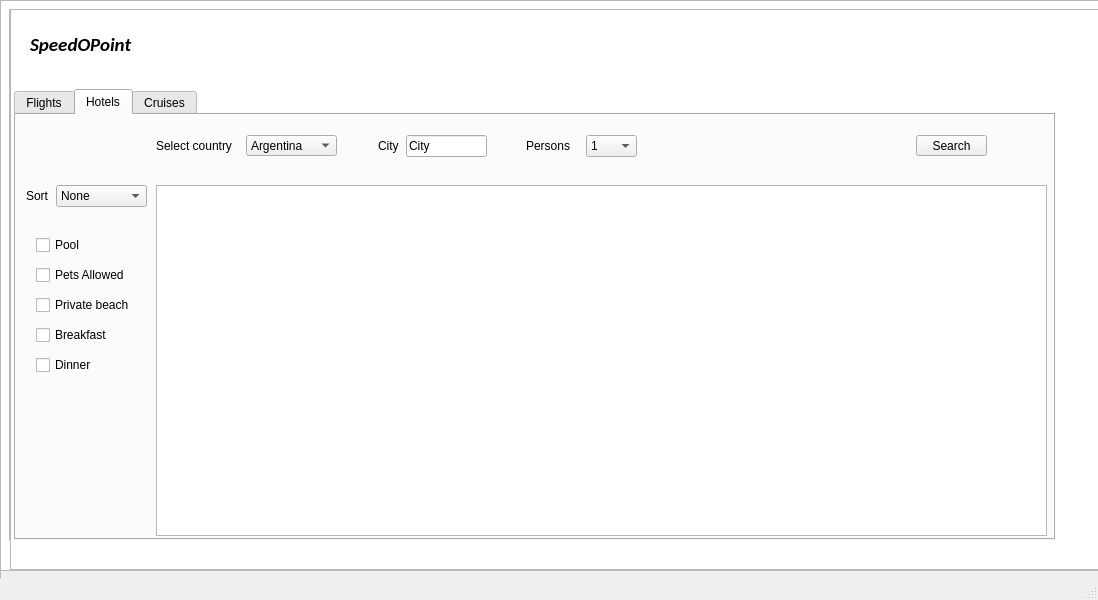
<?xml version="1.0" encoding="UTF-8"?>
<ui version="4.0">
 <class>MainWindow</class>
 <widget class="QMainWindow" name="MainWindow">
  <property name="geometry">
   <rect>
    <x>0</x>
    <y>0</y>
    <width>1098</width>
    <height>600</height>
   </rect>
  </property>
  <property name="windowTitle">
   <string>MainWindow</string>
  </property>
  <widget class="QWidget" name="centralwidget">
   <widget class="QFrame" name="LoginScreen">
    <property name="geometry">
     <rect>
      <x>0</x>
      <y>0</y>
      <width>1101</width>
      <height>571</height>
     </rect>
    </property>
    <property name="frameShape">
     <enum>QFrame::NoFrame</enum>
    </property>
    <property name="frameShadow">
     <enum>QFrame::Raised</enum>
    </property>
    <property name="lineWidth">
     <number>0</number>
    </property>
    <widget class="QGraphicsView" name="LoginBackground">
     <property name="geometry">
      <rect>
       <x>0</x>
       <y>0</y>
       <width>1101</width>
       <height>571</height>
      </rect>
     </property>
    </widget>
    <widget class="QFrame" name="LoginFrame">
     <property name="enabled">
      <bool>true</bool>
     </property>
     <property name="geometry">
      <rect>
       <x>330</x>
       <y>170</y>
       <width>391</width>
       <height>271</height>
      </rect>
     </property>
     <property name="frameShape">
      <enum>QFrame::NoFrame</enum>
     </property>
     <property name="frameShadow">
      <enum>QFrame::Raised</enum>
     </property>
     <widget class="QWidget" name="verticalLayoutWidget">
      <property name="geometry">
       <rect>
        <x>50</x>
        <y>20</y>
        <width>291</width>
        <height>215</height>
       </rect>
      </property>
      <layout class="QVBoxLayout" name="verticalLayout">
       <item>
        <widget class="QLabel" name="loginLabel">
         <property name="font">
          <font>
           <weight>75</weight>
           <bold>true</bold>
          </font>
         </property>
         <property name="layoutDirection">
          <enum>Qt::LeftToRight</enum>
         </property>
         <property name="text">
          <string>Login</string>
         </property>
         <property name="alignment">
          <set>Qt::AlignCenter</set>
         </property>
        </widget>
       </item>
       <item>
        <widget class="QLabel" name="emailLabel_2">
         <property name="text">
          <string>Email</string>
         </property>
        </widget>
       </item>
       <item>
        <widget class="QLineEdit" name="EmailEntryLogin"/>
       </item>
       <item>
        <widget class="QLabel" name="PassLabel_2">
         <property name="text">
          <string>Password</string>
         </property>
        </widget>
       </item>
       <item>
        <widget class="QLineEdit" name="PasswordEntryLogin"/>
       </item>
       <item>
        <widget class="QPushButton" name="LoginButton">
         <property name="text">
          <string>Login</string>
         </property>
        </widget>
       </item>
       <item>
        <widget class="QPushButton" name="LoginSwitch">
         <property name="text">
          <string>New here? Sign Up</string>
         </property>
        </widget>
       </item>
       <item>
        <widget class="QLabel" name="loginFail">
         <property name="text">
          <string>Login failed. Please try again.</string>
         </property>
        </widget>
       </item>
      </layout>
     </widget>
    </widget>
    <widget class="QFrame" name="SignUpFrame">
     <property name="enabled">
      <bool>true</bool>
     </property>
     <property name="geometry">
      <rect>
       <x>330</x>
       <y>170</y>
       <width>391</width>
       <height>311</height>
      </rect>
     </property>
     <property name="frameShape">
      <enum>QFrame::NoFrame</enum>
     </property>
     <property name="frameShadow">
      <enum>QFrame::Raised</enum>
     </property>
     <widget class="QWidget" name="verticalLayoutWidget_3">
      <property name="geometry">
       <rect>
        <x>50</x>
        <y>20</y>
        <width>291</width>
        <height>267</height>
       </rect>
      </property>
      <layout class="QVBoxLayout" name="verticalLayout_3">
       <item>
        <widget class="QLabel" name="Signuplabel">
         <property name="font">
          <font>
           <weight>75</weight>
           <bold>true</bold>
          </font>
         </property>
         <property name="layoutDirection">
          <enum>Qt::LeftToRight</enum>
         </property>
         <property name="text">
          <string>Sign Up</string>
         </property>
         <property name="alignment">
          <set>Qt::AlignCenter</set>
         </property>
        </widget>
       </item>
       <item>
        <widget class="QLabel" name="UsernameLabel">
         <property name="text">
          <string>Username</string>
         </property>
        </widget>
       </item>
       <item>
        <widget class="QLineEdit" name="UsernameEntry"/>
       </item>
       <item>
        <widget class="QLabel" name="emailLabel">
         <property name="text">
          <string>Email</string>
         </property>
        </widget>
       </item>
       <item>
        <widget class="QLineEdit" name="EmailEntry"/>
       </item>
       <item>
        <widget class="QLabel" name="PassLabel">
         <property name="text">
          <string>Password</string>
         </property>
        </widget>
       </item>
       <item>
        <widget class="QLineEdit" name="PasswordEntry"/>
       </item>
       <item>
        <widget class="QPushButton" name="SignupButton">
         <property name="text">
          <string>Sign Up</string>
         </property>
        </widget>
       </item>
       <item>
        <widget class="QPushButton" name="SignupSwitch">
         <property name="text">
          <string>Already have an account? Login</string>
         </property>
        </widget>
       </item>
      </layout>
     </widget>
    </widget>
    <zorder>SignUpFrame</zorder>
    <zorder>LoginBackground</zorder>
    <zorder>LoginFrame</zorder>
   </widget>
   <widget class="QFrame" name="Listings">
    <property name="geometry">
     <rect>
      <x>0</x>
      <y>-1</y>
      <width>1101</width>
      <height>581</height>
     </rect>
    </property>
    <property name="frameShape">
     <enum>QFrame::StyledPanel</enum>
    </property>
    <property name="frameShadow">
     <enum>QFrame::Raised</enum>
    </property>
    <widget class="QGraphicsView" name="ProgramBackground">
     <property name="geometry">
      <rect>
       <x>10</x>
       <y>10</y>
       <width>1091</width>
       <height>561</height>
      </rect>
     </property>
    </widget>
    <widget class="QLabel" name="Speedopointtxt">
     <property name="geometry">
      <rect>
       <x>30</x>
       <y>20</y>
       <width>161</width>
       <height>51</height>
      </rect>
     </property>
     <property name="font">
      <font>
       <family>Calibri</family>
       <pointsize>14</pointsize>
       <weight>75</weight>
       <italic>true</italic>
       <bold>true</bold>
      </font>
     </property>
     <property name="text">
      <string>SpeedOPoint</string>
     </property>
    </widget>
    <widget class="QTabWidget" name="Tabs">
     <property name="geometry">
      <rect>
       <x>14</x>
       <y>90</y>
       <width>1041</width>
       <height>451</height>
      </rect>
     </property>
     <property name="currentIndex">
      <number>1</number>
     </property>
     <widget class="QWidget" name="Flights">
      <attribute name="title">
       <string>Flights</string>
      </attribute>
      <widget class="QLabel" name="fromtext">
       <property name="geometry">
        <rect>
         <x>40</x>
         <y>20</y>
         <width>141</width>
         <height>31</height>
        </rect>
       </property>
       <property name="font">
        <font>
         <pointsize>12</pointsize>
        </font>
       </property>
       <property name="text">
        <string>Fly From</string>
       </property>
      </widget>
      <widget class="QComboBox" name="FlighFrom">
       <property name="geometry">
        <rect>
         <x>150</x>
         <y>20</y>
         <width>131</width>
         <height>31</height>
        </rect>
       </property>
       <item>
        <property name="text">
         <string>Argentina</string>
        </property>
       </item>
       <item>
        <property name="text">
         <string>Niger</string>
        </property>
       </item>
       <item>
        <property name="text">
         <string>Palestine</string>
        </property>
       </item>
       <item>
        <property name="text">
         <string>Japan</string>
        </property>
       </item>
       <item>
        <property name="text">
         <string>Austria</string>
        </property>
       </item>
       <item>
        <property name="text">
         <string>Bahamas</string>
        </property>
       </item>
       <item>
        <property name="text">
         <string>Bahrain</string>
        </property>
       </item>
       <item>
        <property name="text">
         <string>Belgium</string>
        </property>
       </item>
       <item>
        <property name="text">
         <string>Bolivia</string>
        </property>
       </item>
       <item>
        <property name="text">
         <string>Brazil</string>
        </property>
       </item>
       <item>
        <property name="text">
         <string>Canada</string>
        </property>
       </item>
       <item>
        <property name="text">
         <string>Chile</string>
        </property>
       </item>
       <item>
        <property name="text">
         <string>Costa Rica</string>
        </property>
       </item>
       <item>
        <property name="text">
         <string>Egypt</string>
        </property>
       </item>
       <item>
        <property name="text">
         <string>Estonia</string>
        </property>
       </item>
       <item>
        <property name="text">
         <string>Finland</string>
        </property>
       </item>
       <item>
        <property name="text">
         <string>France</string>
        </property>
       </item>
       <item>
        <property name="text">
         <string>Greece</string>
        </property>
       </item>
       <item>
        <property name="text">
         <string>Italy</string>
        </property>
       </item>
       <item>
        <property name="text">
         <string>Germany</string>
        </property>
       </item>
      </widget>
      <widget class="QComboBox" name="FlightTo">
       <property name="geometry">
        <rect>
         <x>510</x>
         <y>20</y>
         <width>101</width>
         <height>31</height>
        </rect>
       </property>
       <item>
        <property name="text">
         <string>Austria</string>
        </property>
       </item>
       <item>
        <property name="text">
         <string>Bahamas</string>
        </property>
       </item>
       <item>
        <property name="text">
         <string>Argentina</string>
        </property>
       </item>
       <item>
        <property name="text">
         <string>Bahrain</string>
        </property>
       </item>
       <item>
        <property name="text">
         <string>Belgium</string>
        </property>
       </item>
       <item>
        <property name="text">
         <string>Bolivia</string>
        </property>
       </item>
       <item>
        <property name="text">
         <string>Brazil</string>
        </property>
       </item>
       <item>
        <property name="text">
         <string>Canada</string>
        </property>
       </item>
       <item>
        <property name="text">
         <string>Chile</string>
        </property>
       </item>
       <item>
        <property name="text">
         <string>Costa Rica</string>
        </property>
       </item>
       <item>
        <property name="text">
         <string>Egypt</string>
        </property>
       </item>
       <item>
        <property name="text">
         <string>Estonia</string>
        </property>
       </item>
       <item>
        <property name="text">
         <string>Finland</string>
        </property>
       </item>
       <item>
        <property name="text">
         <string>France</string>
        </property>
       </item>
       <item>
        <property name="text">
         <string>Germany</string>
        </property>
       </item>
       <item>
        <property name="text">
         <string>Greece</string>
        </property>
       </item>
       <item>
        <property name="text">
         <string>Italy</string>
        </property>
       </item>
       <item>
        <property name="text">
         <string>Japan</string>
        </property>
       </item>
       <item>
        <property name="text">
         <string>Niger</string>
        </property>
       </item>
       <item>
        <property name="text">
         <string>Palestine</string>
        </property>
       </item>
      </widget>
      <widget class="QLabel" name="totext">
       <property name="geometry">
        <rect>
         <x>460</x>
         <y>20</y>
         <width>71</width>
         <height>31</height>
        </rect>
       </property>
       <property name="font">
        <font>
         <pointsize>11</pointsize>
        </font>
       </property>
       <property name="text">
        <string>To</string>
       </property>
      </widget>
      <widget class="QCheckBox" name="TwoWay">
       <property name="geometry">
        <rect>
         <x>740</x>
         <y>20</y>
         <width>111</width>
         <height>31</height>
        </rect>
       </property>
       <property name="text">
        <string>Two-way flight</string>
       </property>
      </widget>
      <widget class="QPushButton" name="SearchFlights">
       <property name="geometry">
        <rect>
         <x>900</x>
         <y>20</y>
         <width>93</width>
         <height>31</height>
        </rect>
       </property>
       <property name="text">
        <string>Find</string>
       </property>
      </widget>
      <widget class="QListWidget" name="FlightListings">
       <property name="geometry">
        <rect>
         <x>170</x>
         <y>80</y>
         <width>851</width>
         <height>341</height>
        </rect>
       </property>
      </widget>
      <widget class="QLabel" name="sorttext">
       <property name="geometry">
        <rect>
         <x>20</x>
         <y>80</y>
         <width>55</width>
         <height>16</height>
        </rect>
       </property>
       <property name="text">
        <string>Sort by:</string>
       </property>
      </widget>
      <widget class="QComboBox" name="SortBy">
       <property name="geometry">
        <rect>
         <x>70</x>
         <y>80</y>
         <width>81</width>
         <height>22</height>
        </rect>
       </property>
       <item>
        <property name="text">
         <string>None</string>
        </property>
       </item>
       <item>
        <property name="text">
         <string>Price</string>
        </property>
       </item>
       <item>
        <property name="text">
         <string>Rating</string>
        </property>
       </item>
       <item>
        <property name="text">
         <string>Distance</string>
        </property>
       </item>
      </widget>
      <widget class="QComboBox" name="FromCitySelect">
       <property name="geometry">
        <rect>
         <x>310</x>
         <y>20</y>
         <width>101</width>
         <height>31</height>
        </rect>
       </property>
      </widget>
      <widget class="QComboBox" name="ToCitySelect">
       <property name="geometry">
        <rect>
         <x>630</x>
         <y>20</y>
         <width>91</width>
         <height>31</height>
        </rect>
       </property>
      </widget>
     </widget>
     <widget class="QWidget" name="Hotels">
      <attribute name="title">
       <string>Hotels</string>
      </attribute>
      <widget class="QListWidget" name="HotelListings">
       <property name="geometry">
        <rect>
         <x>140</x>
         <y>70</y>
         <width>891</width>
         <height>351</height>
        </rect>
       </property>
      </widget>
      <widget class="QLabel" name="label_5">
       <property name="geometry">
        <rect>
         <x>140</x>
         <y>20</y>
         <width>91</width>
         <height>21</height>
        </rect>
       </property>
       <property name="text">
        <string>Select country</string>
       </property>
      </widget>
      <widget class="QComboBox" name="HotelCountry">
       <property name="geometry">
        <rect>
         <x>230</x>
         <y>20</y>
         <width>91</width>
         <height>21</height>
        </rect>
       </property>
       <item>
        <property name="text">
         <string>Argentina</string>
        </property>
       </item>
       <item>
        <property name="text">
         <string>Austria</string>
        </property>
       </item>
       <item>
        <property name="text">
         <string>Bahamas</string>
        </property>
       </item>
       <item>
        <property name="text">
         <string>Bahrain</string>
        </property>
       </item>
       <item>
        <property name="text">
         <string>Belgium</string>
        </property>
       </item>
       <item>
        <property name="text">
         <string>Bolivia</string>
        </property>
       </item>
       <item>
        <property name="text">
         <string>Brazil</string>
        </property>
       </item>
       <item>
        <property name="text">
         <string>Canada</string>
        </property>
       </item>
       <item>
        <property name="text">
         <string>Chile</string>
        </property>
       </item>
       <item>
        <property name="text">
         <string>Costa Rica</string>
        </property>
       </item>
       <item>
        <property name="text">
         <string>Egypt</string>
        </property>
       </item>
       <item>
        <property name="text">
         <string>Estonia</string>
        </property>
       </item>
       <item>
        <property name="text">
         <string>Finland</string>
        </property>
       </item>
       <item>
        <property name="text">
         <string>France</string>
        </property>
       </item>
       <item>
        <property name="text">
         <string>Germany </string>
        </property>
       </item>
       <item>
        <property name="text">
         <string>Greece</string>
        </property>
       </item>
       <item>
        <property name="text">
         <string>Italy</string>
        </property>
       </item>
       <item>
        <property name="text">
         <string>Japan</string>
        </property>
       </item>
       <item>
        <property name="text">
         <string>Niger</string>
        </property>
       </item>
       <item>
        <property name="text">
         <string>Palestine</string>
        </property>
       </item>
      </widget>
      <widget class="QLineEdit" name="CityInput">
       <property name="geometry">
        <rect>
         <x>390</x>
         <y>20</y>
         <width>81</width>
         <height>22</height>
        </rect>
       </property>
       <property name="text">
        <string>City</string>
       </property>
      </widget>
      <widget class="QLabel" name="label_6">
       <property name="geometry">
        <rect>
         <x>362</x>
         <y>20</y>
         <width>31</width>
         <height>21</height>
        </rect>
       </property>
       <property name="text">
        <string>City</string>
       </property>
      </widget>
      <widget class="QPushButton" name="SearchHotel">
       <property name="geometry">
        <rect>
         <x>900</x>
         <y>20</y>
         <width>71</width>
         <height>21</height>
        </rect>
       </property>
       <property name="text">
        <string>Search</string>
       </property>
      </widget>
      <widget class="QComboBox" name="personsNum">
       <property name="geometry">
        <rect>
         <x>570</x>
         <y>20</y>
         <width>51</width>
         <height>22</height>
        </rect>
       </property>
       <item>
        <property name="text">
         <string>1</string>
        </property>
       </item>
       <item>
        <property name="text">
         <string>2</string>
        </property>
       </item>
       <item>
        <property name="text">
         <string>3</string>
        </property>
       </item>
       <item>
        <property name="text">
         <string>4</string>
        </property>
       </item>
       <item>
        <property name="text">
         <string>5</string>
        </property>
       </item>
       <item>
        <property name="text">
         <string>6</string>
        </property>
       </item>
      </widget>
      <widget class="QLabel" name="label_7">
       <property name="geometry">
        <rect>
         <x>510</x>
         <y>20</y>
         <width>55</width>
         <height>21</height>
        </rect>
       </property>
       <property name="text">
        <string>Persons</string>
       </property>
      </widget>
      <widget class="QLabel" name="label_8">
       <property name="geometry">
        <rect>
         <x>10</x>
         <y>70</y>
         <width>41</width>
         <height>21</height>
        </rect>
       </property>
       <property name="text">
        <string>Sort</string>
       </property>
      </widget>
      <widget class="QComboBox" name="HotelSort">
       <property name="geometry">
        <rect>
         <x>40</x>
         <y>70</y>
         <width>91</width>
         <height>22</height>
        </rect>
       </property>
       <item>
        <property name="text">
         <string>None</string>
        </property>
       </item>
       <item>
        <property name="text">
         <string>Price</string>
        </property>
       </item>
       <item>
        <property name="text">
         <string>Rating</string>
        </property>
       </item>
      </widget>
      <widget class="QCheckBox" name="pool">
       <property name="geometry">
        <rect>
         <x>20</x>
         <y>120</y>
         <width>81</width>
         <height>20</height>
        </rect>
       </property>
       <property name="text">
        <string>Pool</string>
       </property>
      </widget>
      <widget class="QCheckBox" name="pets">
       <property name="geometry">
        <rect>
         <x>20</x>
         <y>150</y>
         <width>101</width>
         <height>20</height>
        </rect>
       </property>
       <property name="text">
        <string>Pets Allowed</string>
       </property>
      </widget>
      <widget class="QCheckBox" name="beach">
       <property name="geometry">
        <rect>
         <x>20</x>
         <y>180</y>
         <width>111</width>
         <height>20</height>
        </rect>
       </property>
       <property name="text">
        <string>Private beach</string>
       </property>
      </widget>
      <widget class="QCheckBox" name="breakfast">
       <property name="geometry">
        <rect>
         <x>20</x>
         <y>210</y>
         <width>81</width>
         <height>20</height>
        </rect>
       </property>
       <property name="text">
        <string>Breakfast</string>
       </property>
      </widget>
      <widget class="QCheckBox" name="dinner">
       <property name="geometry">
        <rect>
         <x>20</x>
         <y>240</y>
         <width>81</width>
         <height>20</height>
        </rect>
       </property>
       <property name="text">
        <string>Dinner</string>
       </property>
      </widget>
     </widget>
     <widget class="QWidget" name="Cruises">
      <attribute name="title">
       <string>Cruises</string>
      </attribute>
     </widget>
    </widget>
   </widget>
   <widget class="QFrame" name="DetailsPage">
    <property name="geometry">
     <rect>
      <x>9</x>
      <y>9</y>
      <width>1091</width>
      <height>531</height>
     </rect>
    </property>
    <property name="frameShape">
     <enum>QFrame::StyledPanel</enum>
    </property>
    <property name="frameShadow">
     <enum>QFrame::Raised</enum>
    </property>
    <widget class="QGraphicsView" name="ProgramBackground_2">
     <property name="geometry">
      <rect>
       <x>0</x>
       <y>0</y>
       <width>1091</width>
       <height>561</height>
      </rect>
     </property>
    </widget>
    <widget class="QLabel" name="Speedopointtxt_2">
     <property name="geometry">
      <rect>
       <x>20</x>
       <y>10</y>
       <width>161</width>
       <height>51</height>
      </rect>
     </property>
     <property name="font">
      <font>
       <family>Calibri</family>
       <pointsize>14</pointsize>
       <weight>75</weight>
       <italic>true</italic>
       <bold>true</bold>
      </font>
     </property>
     <property name="text">
      <string>SpeedOPoint</string>
     </property>
    </widget>
    <widget class="QPushButton" name="BackButton">
     <property name="geometry">
      <rect>
       <x>20</x>
       <y>70</y>
       <width>61</width>
       <height>28</height>
      </rect>
     </property>
     <property name="text">
      <string>Back</string>
     </property>
    </widget>
    <widget class="QLabel" name="PrimaryText">
     <property name="geometry">
      <rect>
       <x>70</x>
       <y>120</y>
       <width>301</width>
       <height>41</height>
      </rect>
     </property>
     <property name="font">
      <font>
       <pointsize>16</pointsize>
      </font>
     </property>
     <property name="text">
      <string>Main title</string>
     </property>
    </widget>
    <widget class="QLabel" name="DetailInfo1">
     <property name="geometry">
      <rect>
       <x>70</x>
       <y>160</y>
       <width>171</width>
       <height>16</height>
      </rect>
     </property>
     <property name="text">
      <string>TextLabel</string>
     </property>
    </widget>
    <widget class="QLabel" name="PricingInfo">
     <property name="geometry">
      <rect>
       <x>610</x>
       <y>130</y>
       <width>141</width>
       <height>31</height>
      </rect>
     </property>
     <property name="font">
      <font>
       <pointsize>12</pointsize>
      </font>
     </property>
     <property name="text">
      <string>Pricing info</string>
     </property>
    </widget>
    <widget class="QLabel" name="Features">
     <property name="geometry">
      <rect>
       <x>70</x>
       <y>230</y>
       <width>81</width>
       <height>181</height>
      </rect>
     </property>
     <property name="text">
      <string>Features</string>
     </property>
    </widget>
    <widget class="QLabel" name="SecondaryInfo">
     <property name="geometry">
      <rect>
       <x>220</x>
       <y>220</y>
       <width>391</width>
       <height>51</height>
      </rect>
     </property>
     <property name="font">
      <font>
       <pointsize>10</pointsize>
      </font>
     </property>
     <property name="text">
      <string>Secondary</string>
     </property>
    </widget>
    <widget class="QLabel" name="SecondaryInfo2">
     <property name="geometry">
      <rect>
       <x>224</x>
       <y>286</y>
       <width>341</width>
       <height>171</height>
      </rect>
     </property>
     <property name="font">
      <font>
       <pointsize>10</pointsize>
      </font>
     </property>
     <property name="text">
      <string>Secondary 2</string>
     </property>
    </widget>
    <widget class="QPushButton" name="pushButton">
     <property name="geometry">
      <rect>
       <x>890</x>
       <y>130</y>
       <width>101</width>
       <height>41</height>
      </rect>
     </property>
     <property name="font">
      <font>
       <pointsize>10</pointsize>
      </font>
     </property>
     <property name="text">
      <string>Book now</string>
     </property>
    </widget>
   </widget>
   <zorder>LoginScreen</zorder>
   <zorder>DetailsPage</zorder>
   <zorder>Listings</zorder>
  </widget>
  <widget class="QMenuBar" name="menubar">
   <property name="geometry">
    <rect>
     <x>0</x>
     <y>0</y>
     <width>1098</width>
     <height>21</height>
    </rect>
   </property>
  </widget>
  <widget class="QStatusBar" name="statusbar"/>
 </widget>
 <resources/>
 <connections/>
</ui>
